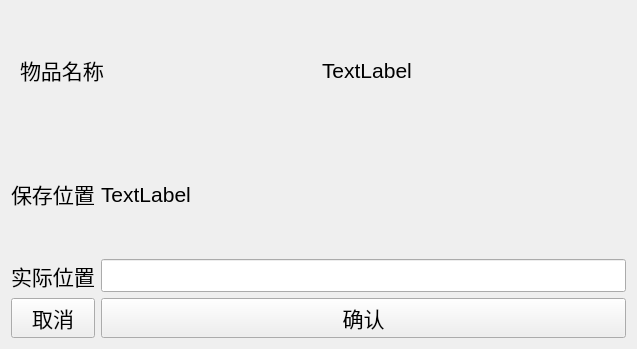
<?xml version="1.0" encoding="UTF-8"?>
<ui version="4.0">
 <class>ExceptionPage</class>
 <widget class="QWidget" name="ExceptionPage">
  <property name="geometry">
   <rect>
    <x>0</x>
    <y>0</y>
    <width>637</width>
    <height>349</height>
   </rect>
  </property>
  <property name="windowTitle">
   <string>Form</string>
  </property>
  <layout class="QGridLayout" name="gridLayout">
   <item row="0" column="0" colspan="2">
    <widget class="QWidget" name="widget" native="true">
     <layout class="QHBoxLayout" name="horizontalLayout">
      <item>
       <widget class="QLabel" name="label">
        <property name="font">
         <font>
          <pointsize>16</pointsize>
         </font>
        </property>
        <property name="text">
         <string>物品名称</string>
        </property>
       </widget>
      </item>
      <item>
       <widget class="QLabel" name="lbl_itemName">
        <property name="font">
         <font>
          <pointsize>16</pointsize>
         </font>
        </property>
        <property name="text">
         <string>TextLabel</string>
        </property>
       </widget>
      </item>
     </layout>
    </widget>
   </item>
   <item row="1" column="0">
    <widget class="QLabel" name="label_3">
     <property name="font">
      <font>
       <pointsize>16</pointsize>
      </font>
     </property>
     <property name="text">
      <string>保存位置</string>
     </property>
    </widget>
   </item>
   <item row="1" column="1">
    <widget class="QLabel" name="lbl_pos">
     <property name="font">
      <font>
       <pointsize>16</pointsize>
      </font>
     </property>
     <property name="text">
      <string>TextLabel</string>
     </property>
    </widget>
   </item>
   <item row="2" column="0">
    <widget class="QLabel" name="label_2">
     <property name="font">
      <font>
       <pointsize>16</pointsize>
      </font>
     </property>
     <property name="text">
      <string>实际位置</string>
     </property>
    </widget>
   </item>
   <item row="2" column="1">
    <widget class="QLineEdit" name="lE_pos">
     <property name="font">
      <font>
       <pointsize>16</pointsize>
      </font>
     </property>
    </widget>
   </item>
   <item row="3" column="0">
    <widget class="QPushButton" name="btn_quit">
     <property name="font">
      <font>
       <pointsize>16</pointsize>
      </font>
     </property>
     <property name="text">
      <string>取消</string>
     </property>
    </widget>
   </item>
   <item row="3" column="1">
    <widget class="QPushButton" name="btn_ok">
     <property name="font">
      <font>
       <pointsize>16</pointsize>
      </font>
     </property>
     <property name="text">
      <string>确认</string>
     </property>
    </widget>
   </item>
  </layout>
 </widget>
 <resources/>
 <connections/>
</ui>
